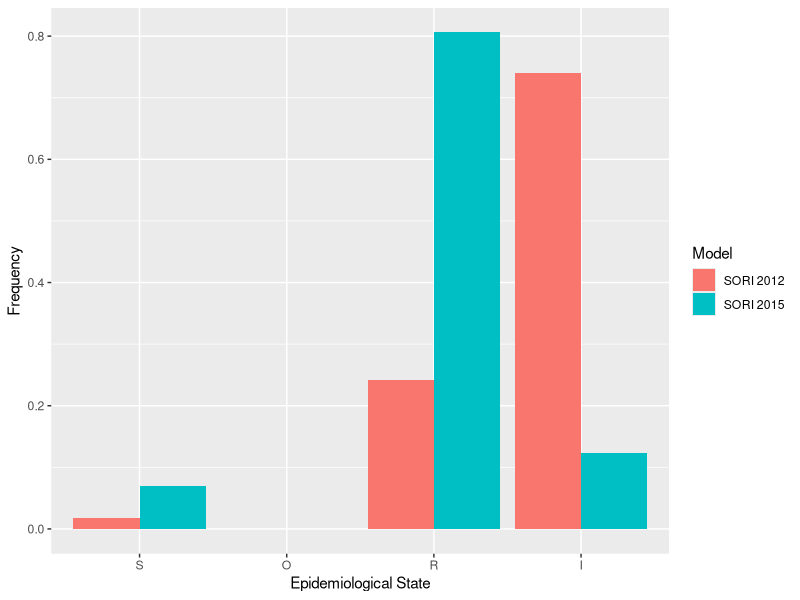

This chart was generated by the following R code:
require(ggplot2)

SORIempR =c(0.0170336134,0.0001009178,0.2425210345,0.7403444343) 
SORIDempR = c(0.0701609761,0.0001441427,0.8060078782,0.1236870030)

df=data.frame(Model=rep('SORI 2012',4),state=c('S','O','R','I'),freq=SORIempR)
df$state=factor(df$state,as.character(df$state))

df=rbind(df,data.frame(Model=rep('SORI 2015',4),state=c('S','O','R','I'),freq=SORIDempR))

pdf('EmpiricalR.pdf',family='Helvetica',pointsize=12)
print(ggplot(df,aes(x=as.factor(state),y=freq,fill=Model))+geom_bar(stat='identity',position='dodge')+xlab('Epidemiological State')+ylab('Frequency'))
dev.off()